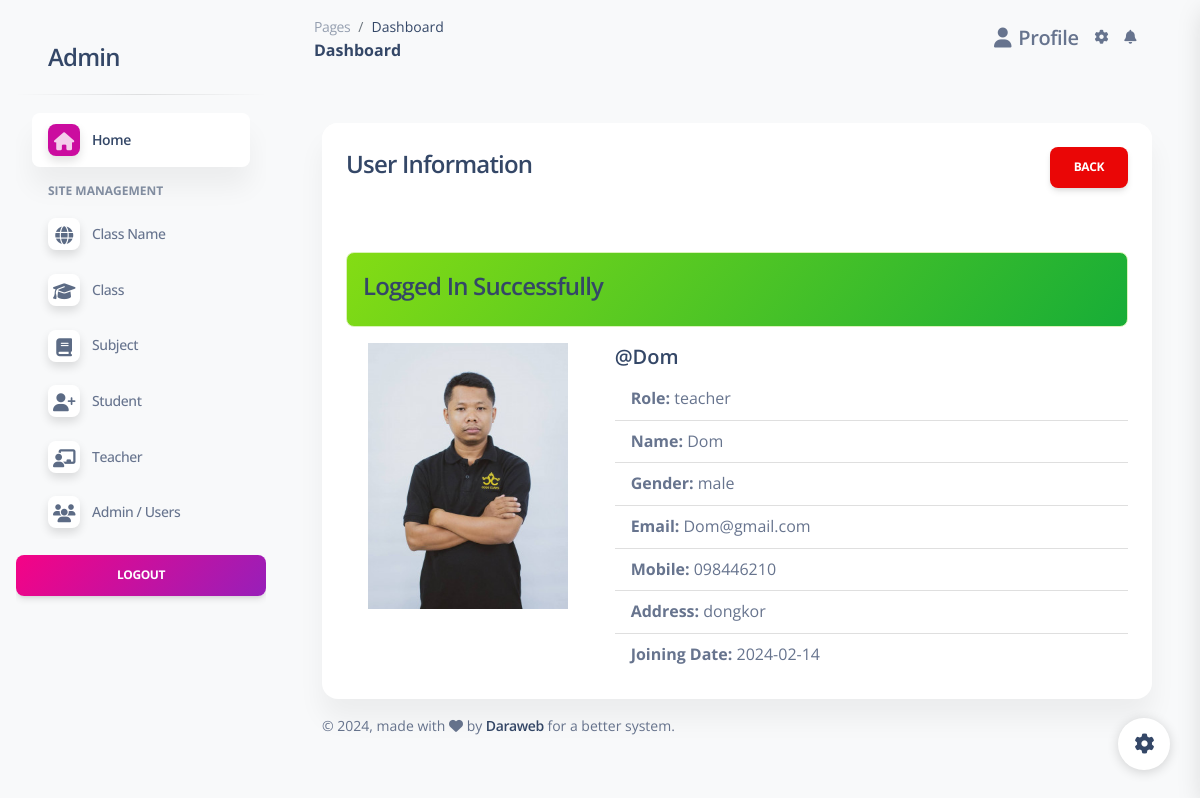
Screenshot of /php-admin-panel/admin/usersview.php?id=3 (signed in) with the database file from the repository.
### tables this page shows
CREATE TABLE `users` (
  `id` int(11) NOT NULL,
  `name` varchar(100) NOT NULL,
  `sex` varchar(11) NOT NULL,
  `email` varchar(100) NOT NULL,
  `password` varchar(100) NOT NULL,
  `photo` varchar(255) DEFAULT NULL,
  `phone` varchar(20) DEFAULT NULL,
  `address` varchar(255) DEFAULT NULL,
  `role` varchar(100) NOT NULL COMMENT 'admin,teacher,student',
  `is_ban` tinyint(1) NOT NULL DEFAULT 0 COMMENT '0=unban,1=ban',
  `create_at` date DEFAULT current_timestamp()
);

### php-admin-panel/admin/usersview.php (the view, shortened to what this page needs)
<?php include('includes/header.php'); ?>
<div class="container mt-4">
    <div class="row justify-content-center">
        <div class="col-md-12">
            <div class="card">
                <div class="card-header">
                    <h4 class="mb-0">
                        User Information
                        <a href="users.php" class="btn btn-danger float-end">Back</a>
                    </h4>
                </div>
                <div class="card-body">
                    <?= alertMessage(); ?>
                    <form action="users-code.php" method="POST">
                        <?php
                        $user = getById('users', getParam('id'));
                        if ($user['status'] == 200) {
                            ?>
                            <div class="row">
                                <div class="col-md-4 text-center">
                                    <?php if (!empty($user['data']['photo'])): ?>
                                        <img src="<?= $user['data']['photo'] ?>" class="img-fluid "
                                            style="max-width: 200px;" alt="">
                                    <?php else: ?>
                                        <p class="m-0">No photo available</p>
                                    <?php endif; ?>
                                </div>
                                <div class="col-md-8">
                                    <h5 class="card-title">@<?= htmlspecialchars($user['data']['name']) ?></h5>
                                    <ul class="list-group list-group-flush">
                                        <li class="list-group-item"><strong>Role:</strong> <?= htmlspecialchars($user['data']['role']) ?></li>
                                        <li class="list-group-item"><strong>Name:</strong> <?= htmlspecialchars($user['data']['name']) ?></li>
                                        <li class="list-group-item"><strong>Gender:</strong> <?= htmlspecialchars($user['data']['sex']) ?></li>
                                        <li class="list-group-item"><strong>Email:</strong> <?= htmlspecialchars($user['data']['email']) ?></li>
                                        <li class="list-group-item"><strong>Mobile:</strong> <?= htmlspecialchars($user['data']['phone']) ?></li>
                                        <li class="list-group-item"><strong>Address:</strong> <?= htmlspecialchars($user['data']['address']) ?></li>
                                        <li class="list-group-item"><strong>Joining Date:</strong> <?= htmlspecialchars($user['data']['create_at']) ?></li>
                                    </ul>
                                </div>
                            </div>
                        <?php } else {
                            echo '<h5>' . $user['message'] . '</h5>';
                        } ?>
                    </form>
                </div>
            </div>
        </div>
    </div>
</div>
<?php include('includes/footer.php'); ?>

### rows the page displays
users: photo (picture), name "Dom", role "teacher", sex "male", email "Dom@gmail.com", phone "098446210", address "dongkor", create_at "2024-02-14"

### other values shown
$_SESSION['status'] "Logged In Successfully"
